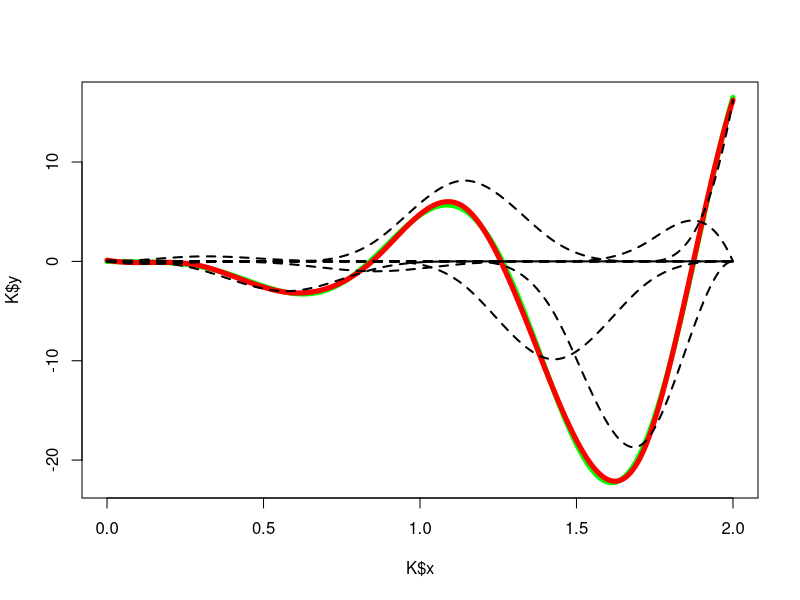
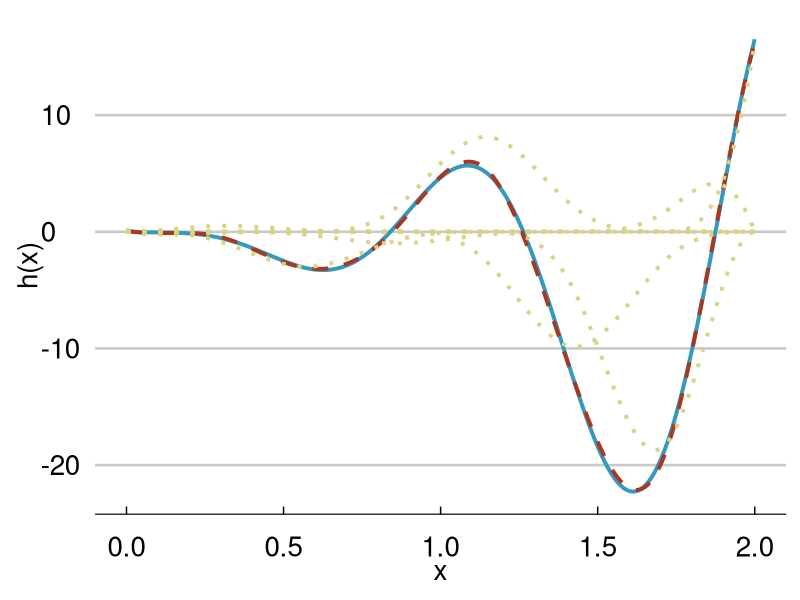

The R script that drew these images, in order:
require(reshape2)
require(ggplot2)
require(ggthemes)
K=read.table("GAM.txt",header=T)
plot(K$x,K$y,col="Green",type="l",lwd=5)
lines(K$x,K$hat,lwd=5,col="red")
for( i in 1:10) lines(K$x, K[,paste0("B.",i)],lwd=2,lty=2)


g_data <- melt(K,id.vars = "x")

pdf("hx.pdf",width = 10,height = 8)
ggplot(g_data,aes(x = x,y = value,group = variable,linetype = variable,color=variable)) +
  geom_line(size=1.35) + scale_linetype_manual(name="",values=c("solid","dashed",rep("dotted",10))) +
  scale_color_manual(name="",values=c("#3698BF","#A63921",rep("#D9D384",10))) +
  scale_size_manual(name="",values=c(1.5,1.25,rep(1,10))) +
  theme_economist_white() + ylab("h(x)") + xlab("x") + 
  theme(legend.background = element_rect(fill="white"),
        legend.key = element_rect(fill = "white",color = "white"),
        plot.background = element_rect(fill = "white"),
        legend.position="none",
#        axis.title.y = element_text(vjust = 0.1,margin=margin(0,10,0,0)),
#        axis.title.x = element_text(vjust = -0.25),
        text = element_text(size = 20))
dev.off()